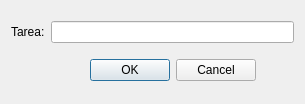
<?xml version="1.0" encoding="UTF-8"?>
<ui version="4.0">
 <class>VentanaAgregarTarea</class>
 <widget class="QWidget" name="VentanaAgregarTarea">
  <property name="geometry">
   <rect>
    <x>0</x>
    <y>0</y>
    <width>305</width>
    <height>104</height>
   </rect>
  </property>
  <property name="windowTitle">
   <string>Agregar Tarea</string>
  </property>
  <layout class="QGridLayout" name="gridLayout">
   <item row="0" column="1">
    <widget class="QLineEdit" name="lineEdit"/>
   </item>
   <item row="0" column="0">
    <widget class="QLabel" name="label">
     <property name="text">
      <string>Tarea:</string>
     </property>
    </widget>
   </item>
   <item row="1" column="1">
    <widget class="QDialogButtonBox" name="buttonBox">
     <property name="orientation">
      <enum>Qt::Horizontal</enum>
     </property>
     <property name="standardButtons">
      <set>QDialogButtonBox::Cancel|QDialogButtonBox::Ok</set>
     </property>
     <property name="centerButtons">
      <bool>true</bool>
     </property>
    </widget>
   </item>
  </layout>
 </widget>
 <resources/>
 <connections/>
</ui>
